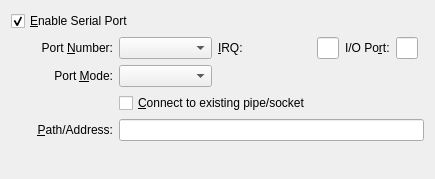
<ui version="4.0" >
 <comment>
 VBox frontends: Qt4 GUI ("VirtualBox"):

 Copyright (C) 2008-2015 Oracle Corporation

 This file is part of VirtualBox Open Source Edition (OSE), as
 available from http://www.virtualbox.org. This file is free software;
 you can redistribute it and/or modify it under the terms of the GNU
 General Public License (GPL) as published by the Free Software
 Foundation, in version 2 as it comes in the "COPYING" file of the
 VirtualBox OSE distribution. VirtualBox OSE is distributed in the
 hope that it will be useful, but WITHOUT ANY WARRANTY of any kind.
 </comment>
 <class>UIMachineSettingsSerial</class>
 <widget class="QWidget" name="UIMachineSettingsSerial" >
  <property name="geometry" >
   <rect>
    <x>0</x>
    <y>0</y>
    <width>357</width>
    <height>179</height>
   </rect>
  </property>
  <layout class="QGridLayout" >
   <item row="0" column="0" colspan="2" >
    <widget class="QCheckBox" name="mGbSerial" >
     <property name="whatsThis" >
      <string>When checked, enables the given serial port of the virtual machine.</string>
     </property>
     <property name="text" >
      <string>&amp;Enable Serial Port</string>
     </property>
     <property name="checked" >
      <bool>true</bool>
     </property>
    </widget>
   </item>
   <item row="1" column="0" >
    <spacer>
     <property name="orientation" >
      <enum>Qt::Horizontal</enum>
     </property>
     <property name="sizeType" >
      <enum>QSizePolicy::Fixed</enum>
     </property>
     <property name="sizeHint" >
      <size>
       <width>20</width>
       <height>0</height>
      </size>
     </property>
    </spacer>
   </item>
   <item row="1" column="1" >
    <widget class="QWidget" native="1" name="mSerialChild" >
     <layout class="QGridLayout" >
      <property name="leftMargin" >
       <number>0</number>
      </property>
      <property name="topMargin" >
       <number>0</number>
      </property>
      <property name="rightMargin" >
       <number>0</number>
      </property>
      <property name="bottomMargin" >
       <number>0</number>
      </property>
      <item row="0" column="0" >
       <widget class="QLabel" name="mLbNumber" >
        <property name="text" >
         <string>Port &amp;Number:</string>
        </property>
        <property name="alignment" >
         <set>Qt::AlignRight|Qt::AlignTrailing|Qt::AlignVCenter</set>
        </property>
        <property name="buddy" >
         <cstring>mCbNumber</cstring>
        </property>
       </widget>
      </item>
      <item row="0" column="1" >
       <widget class="QComboBox" name="mCbNumber" >
        <property name="whatsThis" >
         <string>Selects the serial port number. You can choose one of the standard serial ports or select &lt;b>User-defined&lt;/b> and specify port parameters manually.</string>
        </property>
       </widget>
      </item>
      <item row="0" column="2" >
       <widget class="QLabel" name="mLbIRQ" >
        <property name="text" >
         <string>&amp;IRQ:</string>
        </property>
        <property name="buddy" >
         <cstring>mLeIRQ</cstring>
        </property>
       </widget>
      </item>
      <item row="0" column="3" >
       <widget class="QLineEdit" name="mLeIRQ" >
        <property name="whatsThis" >
         <string>Holds the IRQ number of this serial port. This should be a whole number between &lt;tt>0&lt;/tt> and &lt;tt>255&lt;/tt>. Values greater than &lt;tt>15&lt;/tt> may only be used if the &lt;b>I/O APIC&lt;/b> setting is enabled for this virtual machine.</string>
        </property>
       </widget>
      </item>
      <item row="0" column="4" >
       <widget class="QLabel" name="mLbIOPort" >
        <property name="text" >
         <string>I/O Po&amp;rt:</string>
        </property>
        <property name="buddy" >
         <cstring>mLeIOPort</cstring>
        </property>
       </widget>
      </item>
      <item row="0" column="5" >
       <widget class="QLineEdit" name="mLeIOPort" >
        <property name="whatsThis" >
         <string>Holds the base I/O port address of this serial port. Valid values are integer numbers in range from &lt;tt>0&lt;/tt> to &lt;tt>0xFFFF&lt;/tt>.</string>
        </property>
       </widget>
      </item>
      <item row="0" column="6" >
       <spacer>
        <property name="orientation" >
        <enum>Qt::Horizontal</enum>
       </property>
        <property name="sizePolicy">
         <sizepolicy hsizetype="Expanding" vsizetype="Fixed">
          <horstretch>1</horstretch>
          <verstretch>0</verstretch>
         </sizepolicy>
        </property>
        <property name="sizeHint" >
         <size>
          <width>0</width>
          <height>0</height>
         </size>
        </property>
       </spacer>
      </item>
      <item row="1" column="0" >
       <widget class="QLabel" name="mLbMode" >
        <property name="text" >
         <string>Port &amp;Mode:</string>
        </property>
        <property name="alignment" >
         <set>Qt::AlignRight|Qt::AlignTrailing|Qt::AlignVCenter</set>
        </property>
        <property name="buddy" >
         <cstring>mCbMode</cstring>
        </property>
       </widget>
      </item>
      <item row="1" column="1" >
       <widget class="QComboBox" name="mCbMode" >
        <property name="whatsThis" >
         <string>Controls the working mode of this serial port. If you select &lt;b>Disconnected&lt;/b>, the guest OS will detect the serial port but will not be able to operate it.</string>
        </property>
       </widget>
      </item>
      <item row="1" column="2" colspan="4" >
       <spacer>
        <property name="orientation" >
         <enum>Qt::Horizontal</enum>
        </property>
        <property name="sizeHint" >
         <size>
          <width>131</width>
          <height>20</height>
         </size>
        </property>
       </spacer>
      </item>
      <item row="2" column="1" colspan="2" >
       <widget class="QCheckBox" name="mCbPipe" >
        <property name="whatsThis" >
         <string>If checked, the virtual machine will assume that the pipe or socket specified in the &lt;b>Path/Address&lt;/b> field exists and try to use it. Otherwise, the pipe or socket will be created by the virtual machine when it starts.</string>
        </property>
        <property name="text" >
         <string>&amp;Connect to existing pipe/socket</string>
        </property>
       </widget>
      </item>
      <item row="3" column="0" >
       <widget class="QLabel" name="mLbPath" >
        <property name="text" >
         <string>&amp;Path/Address:</string>
        </property>
        <property name="alignment" >
         <set>Qt::AlignRight|Qt::AlignTrailing|Qt::AlignVCenter</set>
        </property>
        <property name="buddy" >
         <cstring>mLePath</cstring>
        </property>
       </widget>
      </item>
      <item row="3" column="1" colspan="6" >
       <widget class="QLineEdit" name="mLePath" >
        <property name="whatsThis" >
         <string>&lt;p>In &lt;b>Host Pipe&lt;/b> mode: Holds the path to the serial port's pipe on the host. Examples: "\\.\pipe\myvbox" or "/tmp/myvbox", for Windows and UNIX-like systems respectively.&lt;/p>&lt;p>In &lt;b>Host Device&lt;/b> mode: Holds the host serial device name. Examples: "COM1" or "/dev/ttyS0".&lt;/p>&lt;p>In &lt;b>Raw File&lt;/b> mode: Holds the file-path on the host system, where the serial output will be dumped.&lt;/p>&lt;p>In &lt;b>TCP&lt;/b> mode: Holds the TCP "port" when in server mode, or "hostname:port" when in client mode.</string>
        </property>
       </widget>
      </item>
     </layout>
    </widget>
   </item>
   <item row="2" column="0" colspan="2" >
    <spacer>
     <property name="orientation" >
      <enum>Qt::Vertical</enum>
     </property>
     <property name="sizeHint" >
      <size>
       <width>0</width>
       <height>0</height>
      </size>
     </property>
    </spacer>
   </item>
  </layout>
 </widget>
 <resources/>
 <connections>
  <connection>
   <sender>mGbSerial</sender>
   <signal>toggled(bool)</signal>
   <receiver>mSerialChild</receiver>
   <slot>setEnabled(bool)</slot>
   <hints>
    <hint type="sourcelabel" >
     <x>71</x>
     <y>20</y>
    </hint>
    <hint type="destinationlabel" >
     <x>255</x>
     <y>125</y>
    </hint>
   </hints>
  </connection>
 </connections>
</ui>
